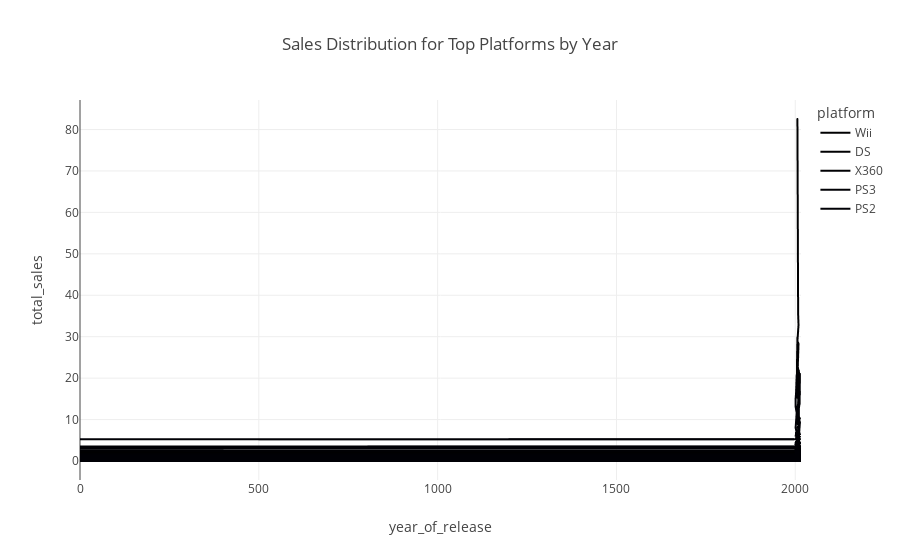

Notebook code cell kept with this figure:
### Code cell
#3: plot sales distribution for top platforms per year
top_platform_data = df[df['platform'].isin(top_platforms.index)]
fig = px.line(top_platform_data, x='year_of_release', y='total_sales', color='platform',
              title='Sales Distribution for Top Platforms by Year')
fig

### Figure 1 — Plotly figure (JSON) as saved in the notebook; plotly's stock layout.template omitted (floating-point values rounded to 4 significant figures; data arrays with more than 128 entries replaced by an {"elided": "..."} marker saying what was removed)
{"data": [{"hovertemplate": "platform=Wii<br>year_of_release=%{x}<br>total_sales=%{y}<extra></extra>", "legendgroup": "Wii", "line": {"color": "#000001", "dash": "solid"}, "marker": {"symbol": "circle"}, "mode": "lines", "name": "Wii", "showlegend": true, "type": "scattergl", "x": {"elided": "1320 int values"}, "xaxis": "x", "y": {"elided": "1320 float values"}, "yaxis": "y"}, {"hovertemplate": "platform=DS<br>year_of_release=%{x}<br>total_sales=%{y}<extra></extra>", "legendgroup": "DS", "line": {"color": "#000002", "dash": "solid"}, "marker": {"symbol": "circle"}, "mode": "lines", "name": "DS", "showlegend": true, "type": "scattergl", "x": {"elided": "2151 int values"}, "xaxis": "x", "y": {"elided": "2151 float values"}, "yaxis": "y"}, {"hovertemplate": "platform=X360<br>year_of_release=%{x}<br>total_sales=%{y}<extra></extra>", "legendgroup": "X360", "line": {"color": "#000003", "dash": "solid"}, "marker": {"symbol": "circle"}, "mode": "lines", "name": "X360", "showlegend": true, "type": "scattergl", "x": {"elided": "1262 int values"}, "xaxis": "x", "y": {"elided": "1262 float values"}, "yaxis": "y"}, {"hovertemplate": "platform=PS3<br>year_of_release=%{x}<br>total_sales=%{y}<extra></extra>", "legendgroup": "PS3", "line": {"color": "#000004", "dash": "solid"}, "marker": {"symbol": "circle"}, "mode": "lines", "name": "PS3", "showlegend": true, "type": "scattergl", "x": {"elided": "1331 int values"}, "xaxis": "x", "y": {"elided": "1331 float values"}, "yaxis": "y"}, {"hovertemplate": "platform=PS2<br>year_of_release=%{x}<br>total_sales=%{y}<extra></extra>", "legendgroup": "PS2", "line": {"color": "#000005", "dash": "solid"}, "marker": {"symbol": "circle"}, "mode": "lines", "name": "PS2", "showlegend": true, "type": "scattergl", "x": {"elided": "2161 int values"}, "xaxis": "x", "y": {"elided": "2161 float values"}, "yaxis": "y"}], "layout": {"legend": {"title": {"text": "platform"}, "tracegroupgap": 0}, "title": {"text": "Sales Distribution for Top Platforms by Year"}, "xaxis": {"anchor": "y", "domain": [0, 1], "title": {"text": "year_of_release"}}, "yaxis": {"anchor": "x", "domain": [0, 1], "title": {"text": "total_sales"}}}}
